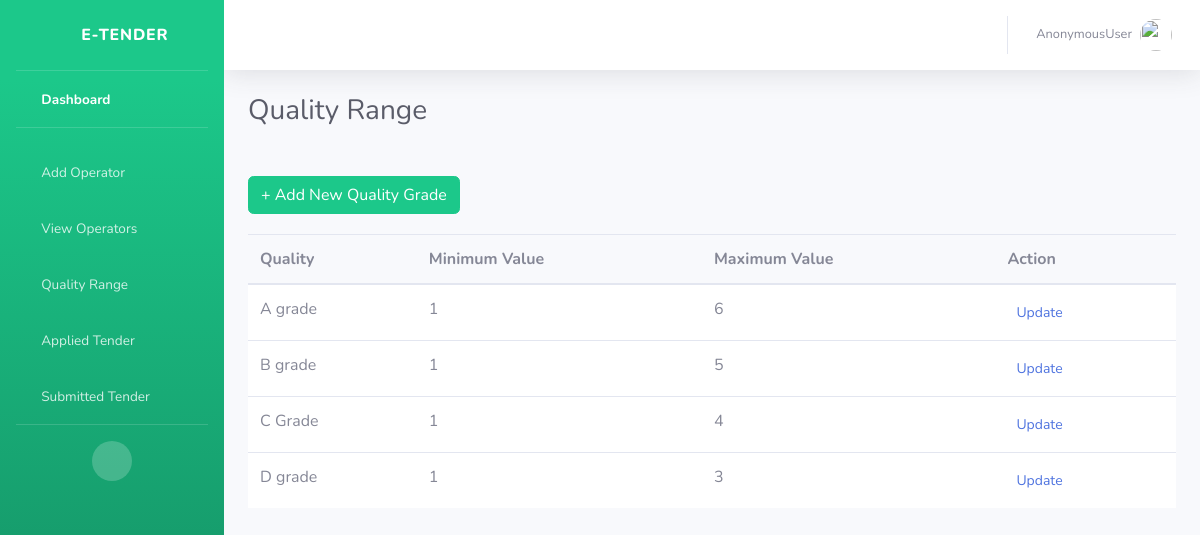
Screenshot of /quality_range with the database file from the repository.
### users/models.py (models this page shows)
class Grades(models.Model):
    quality = models.CharField(max_length=300)
    minimum = models.IntegerField()
    maximum = models.IntegerField()

### users/views.py (the view)
# urls.py: path('quality_range',views.quality_range,name='quality_range'),
def quality_range(request):
    obj = Grades.objects.all()
    context = {'obj':obj}
    return render(request,'quality_range.html',context)

### users/templates/quality_range.html (shortened to what this page needs)
{% extends 'base.html' %}
{% block content %}
<div class="container-fluid">
                    <div class="d-sm-flex align-items-center justify-content-between mb-4">
                        <h1 class="h3 mb-0 text-gray-800">Quality Range</h1>
                    </div><br>
                    <div style="margin-bottom:20px;">
                      <a href="/add_quality">  <button type="submit" class="btn btn-success ">+ Add New Quality Grade</button> </a><br>
                    </div>
<div class="table-responsive">
<table class="table align-middle mb-0 bg-white" id="myTable">
  <thead class="bg-light">
    <tr>
      <th>Quality</th>
      <th>Minimum Value</th>
      <th>Maximum Value</th>
      <th>Action</th>
    </tr>
  </thead>
  <tbody>
{% for x in obj %}
    <tr>
      <td>{{x.quality}}</td>
      <td>{{x.minimum}}</td>
      <td>{{x.maximum}}</td>
      <td>  <a href="/update_quality/{{x.id}}">
      <button type="button" class="btn btn-link btn-sm btn-rounded">
          Update
      </button>
  </a></td>
    </tr>
    {% endfor %}
  </tbody>
</table>
</div>
</div>
{% endblock %}

### rows the page displays
Grades: quality "A grade", minimum "1", maximum "6"
Grades: quality "B grade", minimum "1", maximum "5"
Grades: quality "C Grade", minimum "1", maximum "4"
Grades: quality "D grade", minimum "1", maximum "3"

### other values shown
{{ user }} "AnonymousUser"
